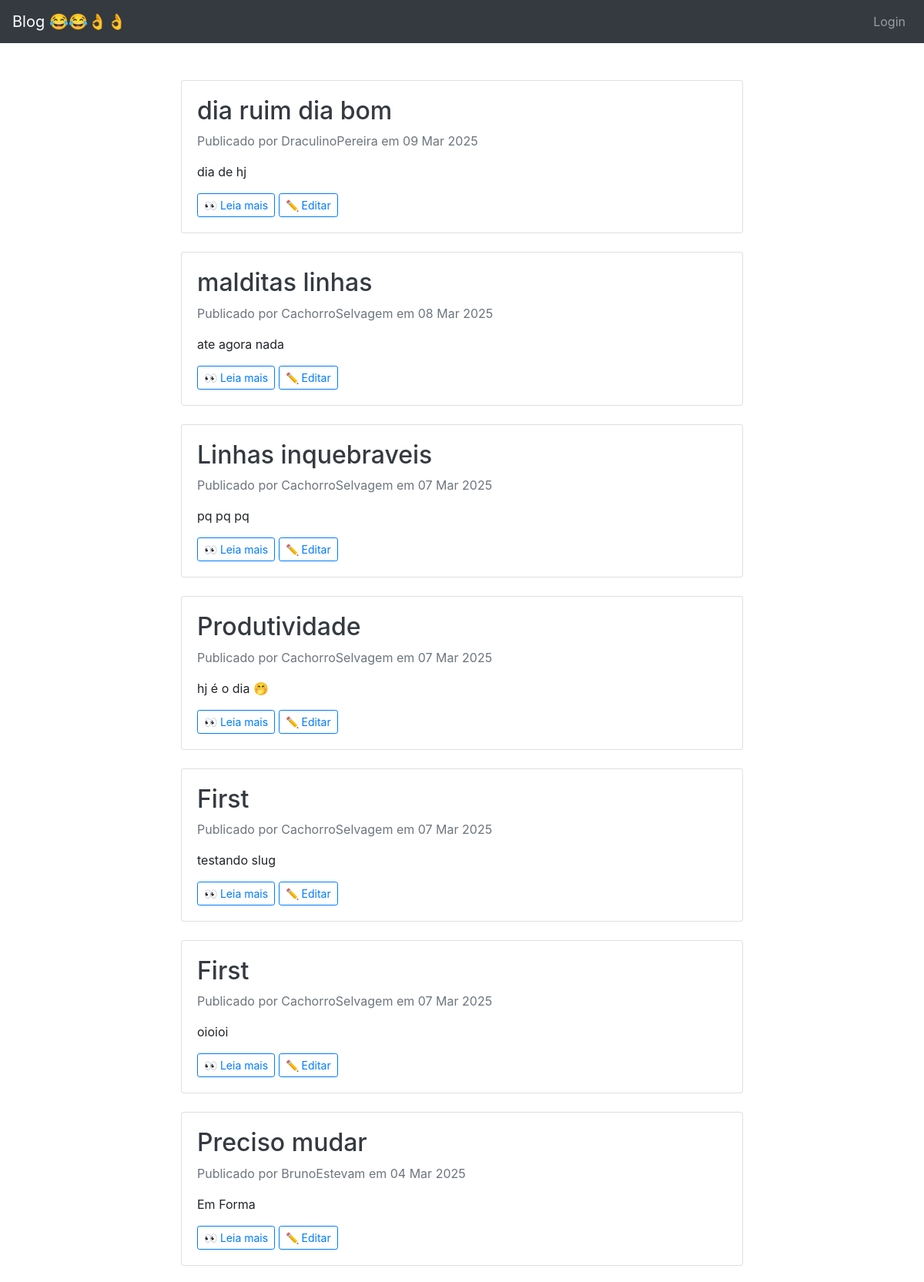
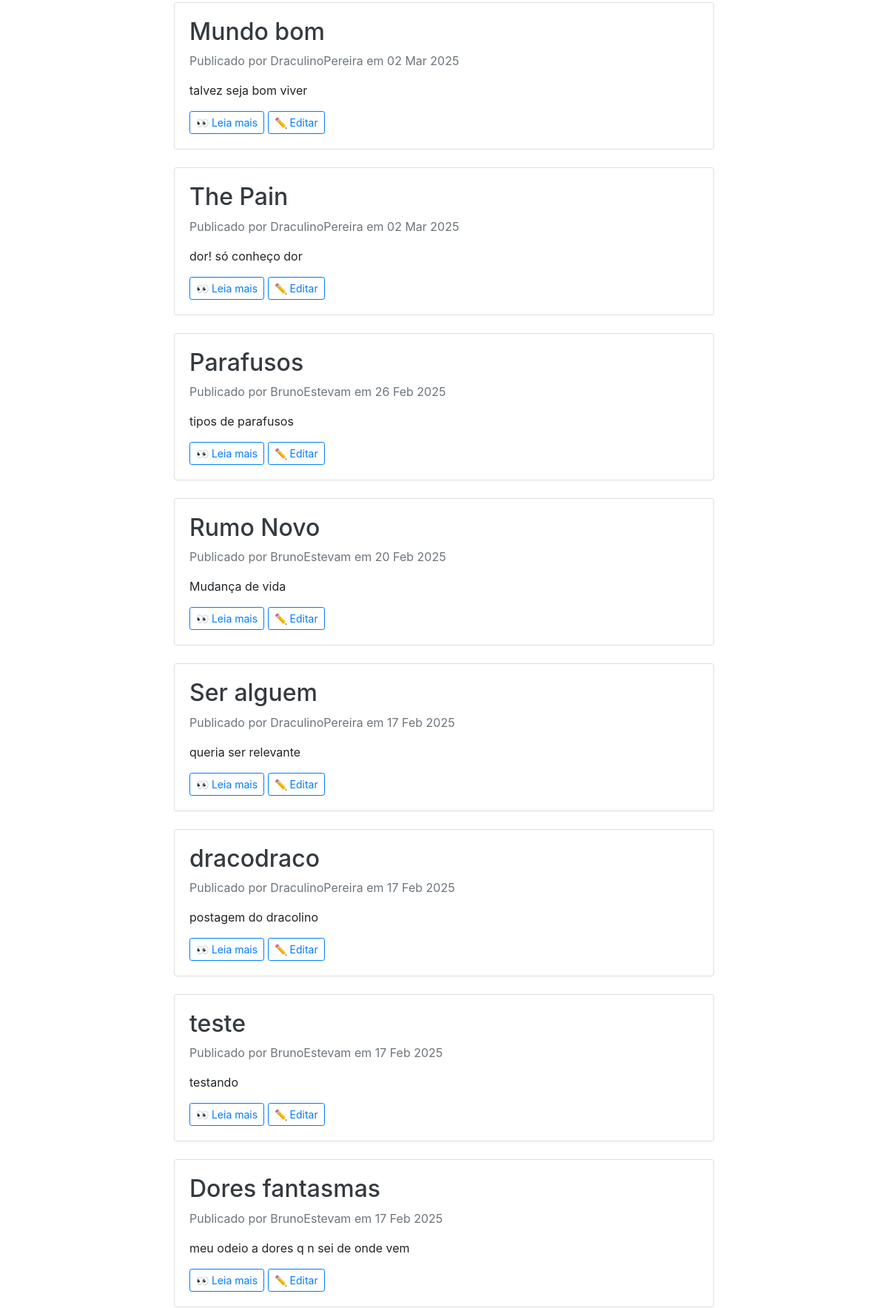
The page / (upper part) on the database its author committed (2 pictures, top to bottom).
### blog/models.py (models this page shows, shortened)
class Post(models.Model):
    class NewManager(models.Manager):
        def get_queryset(self):
            return super().get_queryset().filter(status='published')
    options = (
        ('draft', 'Draft'),
        ('published', 'Published'),
    )
    title = models.CharField(max_length=255)
    excerpt = models.TextField(null=True)
    slug = models.SlugField(max_length=255, unique=True, blank=True)
    publish = models.DateTimeField(default=timezone.now)
    author = models.ForeignKey(User, on_delete=models.CASCADE, related_name='blog_posts')
    content = models.TextField()
    status = models.CharField(max_length=10, choices=options, default='draft')
    objects = models.Manager()
    newmanager = NewManager()
    likes = models.ManyToManyField(User, related_name='post_likes', blank=True)
    dislikes = models.ManyToManyField(User, related_name='post_dislikes', blank=True)
    image = models.ImageField(upload_to='post_images/', blank=True, null=True)
    def get_absolute_url(self):
        return reverse('blog:post_single', args=[self.slug])
    class Meta:
        ordering = ('-publish',)

### blog/views.py (the view)
# urls.py: path('', views.home, name='homepage'),
def home(request):
    all_posts = Post.objects.filter(status='published').order_by('-publish')
    return render(request, 'index.html', {'posts': all_posts})

### blog/templates/index.html (shortened to what this page needs)
{% extends "base.html" %}
{% block content %}
<div class="container">
    <div class="row justify-content-md-center">
        <div class="col-md-8 pt-5">
            {% for post in posts %}
            <div class="card mb-4">
                <div class="card-body">
                    <h2>
                        <a class="text-dark text-decoration-none" href="{{ post.get_absolute_url }}">
                            {{ post.title }}
                        </a>
                    </h2>
                    <p class="text-muted">Publicado por {{ post.author }} em {{ post.publish|date:"d M Y" }}</p>
                    <p>{{ post.excerpt }}</p>
                    <a href="{{ post.get_absolute_url }}" class="btn btn-outline-primary btn-sm">👀 Leia mais</a>
                    <a href="{% url 'blog:edit_post' post.slug %}" class="btn btn-outline-primary btn-sm">✏️ Editar</a>
                </div>
            </div>
            {% empty %}
            <p class="text-muted text-center">Nenhum post publicado ainda.</p>
            {% endfor %}
        </div>
    </div>
</div>
{% endblock %}

### rows shown on the page
Post: title "dia ruim dia bom", author "DraculinoPereira", publish "09 Mar 2025", excerpt "dia de hj"
Post: title "malditas linhas", author "CachorroSelvagem", publish "08 Mar 2025", excerpt "ate agora nada"
Post: title "Linhas inquebraveis", author "CachorroSelvagem", publish "07 Mar 2025", excerpt "pq pq pq"
Post: title "Produtividade", author "CachorroSelvagem", publish "07 Mar 2025", excerpt "hj é o dia 🤭"
Post: title "First", author "CachorroSelvagem", publish "07 Mar 2025", excerpt "testando slug"
Post: title "First", author "CachorroSelvagem", publish "07 Mar 2025", excerpt "oioioi"
Post: title "Preciso mudar", author "BrunoEstevam", publish "04 Mar 2025", excerpt "Em Forma"
Post: title "Mundo bom", author "DraculinoPereira", publish "02 Mar 2025", excerpt "talvez seja bom viver"
Post: title "The Pain", author "DraculinoPereira", publish "02 Mar 2025", excerpt "dor! só conheço dor"
Post: title "Parafusos", author "BrunoEstevam", publish "26 Feb 2025", excerpt "tipos de parafusos"
Post: title "Rumo Novo", author "BrunoEstevam", publish "20 Feb 2025", excerpt "Mudança de vida"
Post: title "Ser alguem", author "DraculinoPereira", publish "17 Feb 2025", excerpt "queria ser relevante"
Post: title "dracodraco", author "DraculinoPereira", publish "17 Feb 2025", excerpt "postagem do dracolino"
Post: title "teste", author "BrunoEstevam", publish "17 Feb 2025", excerpt "testando"
Post: title "Dores fantasmas", author "BrunoEstevam", publish "17 Feb 2025", excerpt "meu odeio a dores q n sei de onde vem"
